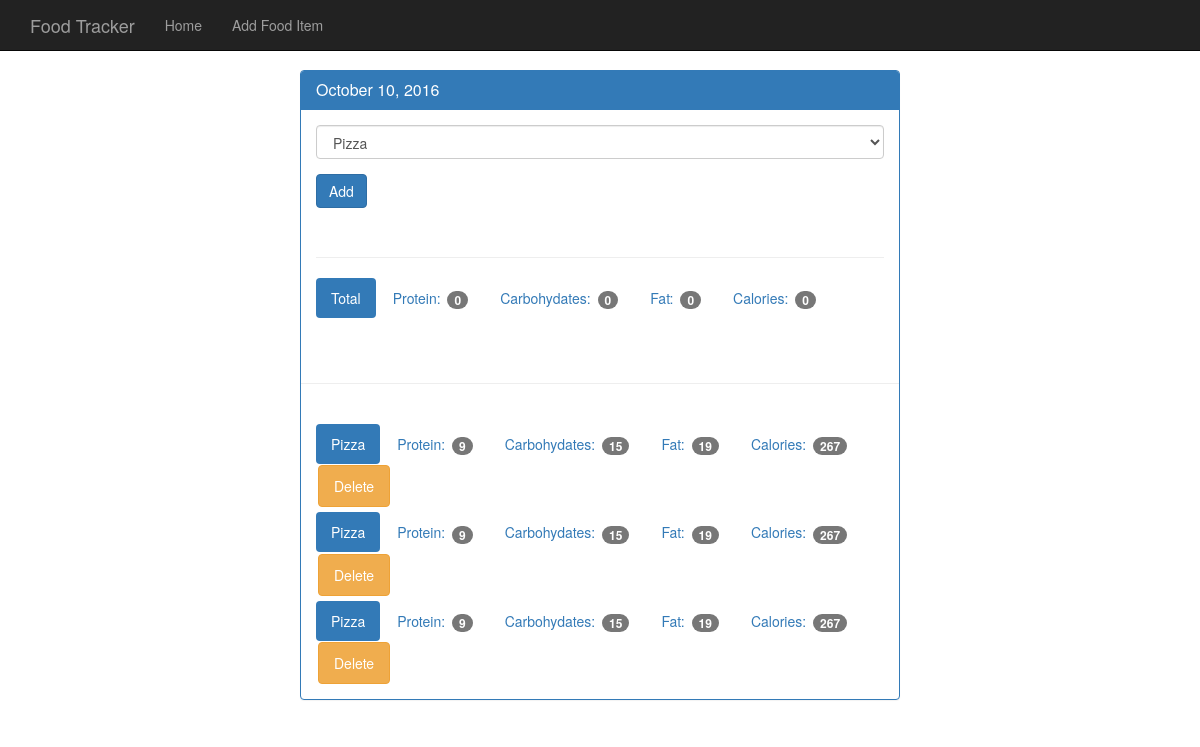
/view_day/20161010, run on the app's committed database.
### tables this page shows
CREATE TABLE log_date (
    id integer primary key autoincrement,
    entry_data date not null,
    pretty_format varchar not null,
    timestamp datetime default CURRENT_TIMESTAMP
);

CREATE TABLE food_date (
    id integer primary key autoincrement,
    food_id integer not null,
    log_date date not null,
    timestamp datetime default CURRENT_TIMESTAMP
);

CREATE TABLE food (
    id integer primary key autoincrement,
    name text not null,
    protein integer not null,
    carbohydrates integer not null,
    fat integer not null,
    calories integer not null,
    timestamp datetime default CURRENT_TIMESTAMP
);

### app.py (the view)
@app.route('/view_day/<date>', methods=['GET', 'POST'])
def view_day(date):
    db = get_db()
    if request.method == 'POST':
        referrer = request.headers.get("Referer")
        db.execute('INSERT INTO food_date (food_id, log_date) VALUES (?, ?)',
                   [request.form['food-select'], date])
        db.commit()
        return redirect(referrer)
    cur = db.execute('SELECT pretty_format FROM log_date WHERE entry_data = ?', [date])
    date_data = cur.fetchone()
    try:
        date_data['pretty_format']
    except TypeError:
        return render_template('404.html', message='No date: {} found!'.format(date))
    food_cur = db.execute('select id, name from food')
    food_results = food_cur.fetchall()
    log_food_cur = db.execute(
        '''
        SELECT food_date.id AS id, food.name, food.protein, food.carbohydrates, food.fat, food.calories
        FROM food JOIN food_date ON food_date.food_id = food.id WHERE log_date = ?
        ''', [date])
    food_for_day = log_food_cur.fetchall()
    totals = {}
    totals['protein'] = 0
    totals['carbohydrates'] = 0
    totals['fat'] = 0
    totals['calories'] = 0
    for food in food_for_day:
        if __name__ == '__main__':
            totals['protein'] += food['protein']
            totals['carbohydrates'] += food['carbohydrates']
            totals['fat'] += food['fat']
            totals['calories'] += food['calories']
    db.close()
    return render_template('view_day.html',
                           pretty_format=date_data['pretty_format'],
                           date=date,
                           totals=totals,
                           food_for_day=food_for_day,
                           food_results=food_results)

### db.py (called while the page is built)
def connect_db():
    sql = sqlite3.connect('food_log.db')
    sql.row_factory = sqlite3.Row
    return sql

def get_db():
    if not hasattr(g, 'sqlite3_db'):
        g.sqlite3_db = connect_db()
    return g.sqlite3_db

### templates/view_day.html
{% extends "base.html" %}
{% block content %}
<div class="row">
    <div>
        <div class="panel panel-primary">
            <div class="panel-heading">
                <h3 class="panel-title">{{ pretty_format }}</h3>
            </div>
            <div class="panel-body">
                <form method="POST" action="{{ url_for('view_day', date=date) }}">
                    <div class="form-group">
                        <select class="form-control" name="food-select">
                            {% for food in food_results %}
                            <option value="{{ food.id }}">{{ food.name }}</option>
                            {% endfor %}
                        </select>
                    </div>
                    <button type="submit" class="btn btn-primary">Add</button>
                </form>
                <div class="page-header"></div>
                <ul class="nav nav-pills" role="tablist">
                    <li class="active"><a>Total</a></li>
                    <li><a>Protein: <span class="badge">{{ totals.protein }}</span></a></li>
                    <li><a>Carbohydates: <span class="badge">{{ totals.carbohydrates }}</span></a></li>
                    <li><a>Fat: <span class="badge">{{ totals.fat }}</span></a></li>
                    <li><a>Calories: <span class="badge">{{ totals.calories }}</span></a></li>
                </ul>
            </div>
            <div class="page-header"></div>
            <div class="panel-body">
                {% for food_item in food_for_day %}
                <ul class="nav nav-pills" role="tablist">
                    <li class="active"><a>{{ food_item.name }}</a></li>
                    <li><a>Protein: <span class="badge">{{ food_item.protein }}</span></a></li>
                    <li><a>Carbohydates: <span class="badge">{{ food_item.carbohydrates }}</span></a></li>
                    <li><a>Fat: <span class="badge">{{ food_item.fat }}</span></a></li>
                    <li><a>Calories: <span class="badge">{{ food_item.calories }}</span></a></li>
                    <li><a href="/delete?id={{ food_item.id }}&date={{ date }}" type="button" class="btn btn-warning">Delete</a></li>
                </ul>
                {% endfor %}
            </div>
        </div>
    </div>
</div>
{% endblock %}

### static/theme.css (style rules this page uses)
body { padding-top: 70px; padding-bottom: 30px; }

### data on the page
log_date: pretty_format "October 10, 2016"
food_date: name "Pizza", protein "9", carbohydrates "15", fat "19", calories "267"
food_date: name "Pizza", protein "9", carbohydrates "15", fat "19", calories "267"
food_date: name "Pizza", protein "9", carbohydrates "15", fat "19", calories "267"

### other printed values
{{ totals.protein }} "0"
{{ totals.carbohydrates }} "0"
{{ totals.fat }} "0"
{{ totals.calories }} "0"
form field food-select "Pizza"
